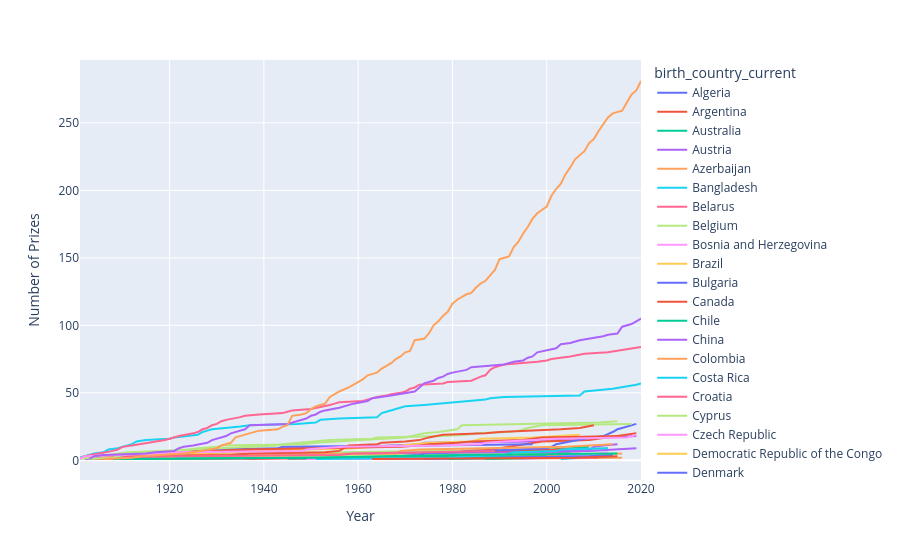

Notebook code cell kept with this figure:
### Code cell
l_chart = px.line(prize_country_year,
                  x='year', 
                  y='prize',
                  color='birth_country_current',
                  hover_name='birth_country_current')
 
l_chart.update_layout(xaxis_title='Year',
                      yaxis_title='Number of Prizes')
 
l_chart.show()
